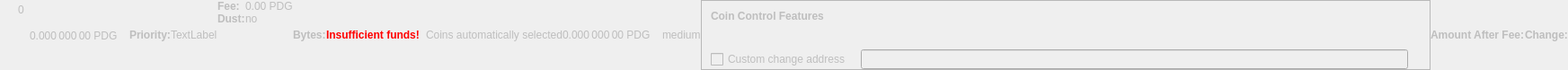
    <widget class="QWidget" name="dummyHideWidget" native="true">
     <property name="enabled">
      <bool>false</bool>
     </property>
     <property name="maximumSize">
      <size>
       <width>100</width>
       <height>22</height>
      </size>
     </property>
     <layout class="QHBoxLayout" name="dummyHideLayout">
      <property name="spacing">
       <number>0</number>
      </property>
      <property name="leftMargin">
       <number>0</number>
      </property>
      <property name="topMargin">
       <number>0</number>
      </property>
      <property name="rightMargin">
       <number>0</number>
      </property>
      <property name="bottomMargin">
       <number>0</number>
      </property>
      <item>
       <layout class="QFormLayout" name="formLayoutCoinControl1">
        <property name="horizontalSpacing">
         <number>10</number>
        </property>
        <property name="verticalSpacing">
         <number>14</number>
        </property>
        <property name="leftMargin">
         <number>10</number>
        </property>
        <property name="topMargin">
         <number>4</number>
        </property>
        <property name="rightMargin">
         <number>6</number>
        </property>
        <item row="0" column="1">
         <widget class="QLabel" name="labelCoinControlBytes">
          <property name="cursor">
           <cursorShape>IBeamCursor</cursorShape>
          </property>
          <property name="contextMenuPolicy">
           <enum>Qt::ActionsContextMenu</enum>
          </property>
          <property name="text">
           <string notr="true">0</string>
          </property>
          <property name="textInteractionFlags">
           <set>Qt::LinksAccessibleByMouse|Qt::TextSelectableByKeyboard|Qt::TextSelectableByMouse</set>
          </property>
         </widget>
        </item>
       </layout>
      </item>
      <item>
       <widget class="QLabel" name="labelCoinControlAfterFee">
        <property name="enabled">
         <bool>false</bool>
        </property>
        <property name="sizePolicy">
         <sizepolicy hsizetype="Fixed" vsizetype="Fixed">
          <horstretch>0</horstretch>
          <verstretch>0</verstretch>
         </sizepolicy>
        </property>
        <property name="minimumSize">
         <size>
          <width>111</width>
          <height>12</height>
         </size>
        </property>
        <property name="maximumSize">
         <size>
          <width>111</width>
          <height>12</height>
         </size>
        </property>
        <property name="cursor">
         <cursorShape>IBeamCursor</cursorShape>
        </property>
        <property name="contextMenuPolicy">
         <enum>Qt::ActionsContextMenu</enum>
        </property>
        <property name="text">
         <string notr="true">0.000 000 00 PDG</string>
        </property>
        <property name="textInteractionFlags">
         <set>Qt::LinksAccessibleByMouse|Qt::TextSelectableByKeyboard|Qt::TextSelectableByMouse</set>
        </property>
       </widget>
      </item>
      <item>
       <widget class="QLabel" name="labelCoinControlPriorityText">
        <property name="enabled">
         <bool>false</bool>
        </property>
        <property name="font">
         <font>
          <weight>75</weight>
          <bold>true</bold>
         </font>
        </property>
        <property name="text">
         <string>Priority:</string>
        </property>
       </widget>
      </item>
      <item>
       <layout class="QHBoxLayout" name="horizontalLayout">
        <item>
         <widget class="QLabel" name="WarningLabel">
          <property name="text">
           <string>TextLabel</string>
          </property>
         </widget>
        </item>
       </layout>
      </item>
      <item>
       <layout class="QFormLayout" name="formLayoutCoinControl3">
        <property name="horizontalSpacing">
         <number>0</number>
        </property>
        <property name="verticalSpacing">
         <number>0</number>
        </property>
        <property name="leftMargin">
         <number>0</number>
        </property>
        <property name="topMargin">
         <number>0</number>
        </property>
        <property name="rightMargin">
         <number>0</number>
        </property>
        <item row="0" column="0">
         <widget class="QLabel" name="labelCoinControlFeeText">
          <property name="enabled">
           <bool>false</bool>
          </property>
          <property name="font">
           <font>
            <weight>75</weight>
            <bold>true</bold>
           </font>
          </property>
          <property name="text">
           <string>Fee:</string>
          </property>
          <property name="margin">
           <number>0</number>
          </property>
         </widget>
        </item>
        <item row="0" column="1">
         <widget class="QLabel" name="labelCoinControlFee">
          <property name="enabled">
           <bool>false</bool>
          </property>
          <property name="cursor">
           <cursorShape>IBeamCursor</cursorShape>
          </property>
          <property name="contextMenuPolicy">
           <enum>Qt::ActionsContextMenu</enum>
          </property>
          <property name="text">
           <string notr="true">0.00 PDG</string>
          </property>
          <property name="textInteractionFlags">
           <set>Qt::LinksAccessibleByMouse|Qt::TextSelectableByKeyboard|Qt::TextSelectableByMouse</set>
          </property>
         </widget>
        </item>
        <item row="1" column="0">
         <widget class="QLabel" name="labelCoinControlLowOutputText">
          <property name="enabled">
           <bool>false</bool>
          </property>
          <property name="font">
           <font>
            <weight>75</weight>
            <bold>true</bold>
           </font>
          </property>
          <property name="text">
           <string>Dust:</string>
          </property>
         </widget>
        </item>
        <item row="1" column="1">
         <widget class="QLabel" name="labelCoinControlLowOutput">
          <property name="enabled">
           <bool>false</bool>
          </property>
          <property name="cursor">
           <cursorShape>IBeamCursor</cursorShape>
          </property>
          <property name="contextMenuPolicy">
           <enum>Qt::ActionsContextMenu</enum>
          </property>
          <property name="text">
           <string>no</string>
          </property>
          <property name="textInteractionFlags">
           <set>Qt::LinksAccessibleByMouse|Qt::TextSelectableByKeyboard|Qt::TextSelectableByMouse</set>
          </property>
         </widget>
        </item>
       </layout>
      </item>
      <item>
       <widget class="QLabel" name="labelCoinControlBytesText">
        <property name="enabled">
         <bool>false</bool>
        </property>
        <property name="font">
         <font>
          <weight>75</weight>
          <bold>true</bold>
         </font>
        </property>
        <property name="text">
         <string>Bytes:</string>
        </property>
       </widget>
      </item>
      <item>
       <layout class="QFormLayout" name="formLayoutCoinControl2">
        <property name="horizontalSpacing">
         <number>0</number>
        </property>
        <property name="verticalSpacing">
         <number>0</number>
        </property>
        <property name="leftMargin">
         <number>0</number>
        </property>
        <property name="topMargin">
         <number>0</number>
        </property>
        <property name="rightMargin">
         <number>0</number>
        </property>
       </layout>
      </item>
      <item>
       <layout class="QHBoxLayout" name="horizontalLayoutCoinControl2">
        <property name="spacing">
         <number>0</number>
        </property>
        <property name="bottomMargin">
         <number>0</number>
        </property>
       </layout>
      </item>
      <item>
       <widget class="QLabel" name="labelCoinControlInsuffFunds">
        <property name="enabled">
         <bool>false</bool>
        </property>
        <property name="minimumSize">
         <size>
          <width>0</width>
          <height>0</height>
         </size>
        </property>
        <property name="font">
         <font>
          <weight>75</weight>
          <bold>true</bold>
         </font>
        </property>
        <property name="styleSheet">
         <string notr="true">color:red;font-weight:bold;</string>
        </property>
        <property name="text">
         <string>Insufficient funds!</string>
        </property>
        <property name="margin">
         <number>5</number>
        </property>
       </widget>
      </item>
      <item>
       <layout class="QFormLayout" name="formLayoutCoinControl4">
        <property name="horizontalSpacing">
         <number>0</number>
        </property>
        <property name="verticalSpacing">
         <number>0</number>
        </property>
        <property name="leftMargin">
         <number>0</number>
        </property>
        <property name="topMargin">
         <number>0</number>
        </property>
        <property name="rightMargin">
         <number>0</number>
        </property>
       </layout>
      </item>
      <item>
       <widget class="QLabel" name="labelCoinControlChangeLabel">
        <property name="enabled">
         <bool>false</bool>
        </property>
        <property name="sizePolicy">
         <sizepolicy hsizetype="Preferred" vsizetype="Expanding">
          <horstretch>0</horstretch>
          <verstretch>0</verstretch>
         </sizepolicy>
        </property>
        <property name="minimumSize">
         <size>
          <width>0</width>
          <height>0</height>
         </size>
        </property>
        <property name="text">
         <string/>
        </property>
        <property name="margin">
         <number>3</number>
        </property>
       </widget>
      </item>
      <item>
       <widget class="QLabel" name="labelCoinControlAutomaticallySelected">
        <property name="enabled">
         <bool>false</bool>
        </property>
        <property name="sizePolicy">
         <sizepolicy hsizetype="Fixed" vsizetype="Fixed">
          <horstretch>0</horstretch>
          <verstretch>0</verstretch>
         </sizepolicy>
        </property>
        <property name="minimumSize">
         <size>
          <width>0</width>
          <height>0</height>
         </size>
        </property>
        <property name="maximumSize">
         <size>
          <width>240</width>
          <height>16777215</height>
         </size>
        </property>
        <property name="text">
         <string>Coins automatically selected</string>
        </property>
        <property name="margin">
         <number>5</number>
        </property>
       </widget>
      </item>
      <item>
       <widget class="QLabel" name="labelCoinControlChange">
        <property name="enabled">
         <bool>false</bool>
        </property>
        <property name="sizePolicy">
         <sizepolicy hsizetype="Fixed" vsizetype="Fixed">
          <horstretch>0</horstretch>
          <verstretch>0</verstretch>
         </sizepolicy>
        </property>
        <property name="minimumSize">
         <size>
          <width>111</width>
          <height>0</height>
         </size>
        </property>
        <property name="maximumSize">
         <size>
          <width>111</width>
          <height>16777215</height>
         </size>
        </property>
        <property name="cursor">
         <cursorShape>IBeamCursor</cursorShape>
        </property>
        <property name="contextMenuPolicy">
         <enum>Qt::ActionsContextMenu</enum>
        </property>
        <property name="text">
         <string notr="true">0.000 000 00 PDG</string>
        </property>
        <property name="textInteractionFlags">
         <set>Qt::LinksAccessibleByMouse|Qt::TextSelectableByKeyboard|Qt::TextSelectableByMouse</set>
        </property>
       </widget>
      </item>
      <item>
       <widget class="QLabel" name="labelCoinControlPriority">
        <property name="enabled">
         <bool>false</bool>
        </property>
        <property name="cursor">
         <cursorShape>IBeamCursor</cursorShape>
        </property>
        <property name="contextMenuPolicy">
         <enum>Qt::ActionsContextMenu</enum>
        </property>
        <property name="text">
         <string>medium</string>
        </property>
        <property name="textInteractionFlags">
         <set>Qt::LinksAccessibleByMouse|Qt::TextSelectableByKeyboard|Qt::TextSelectableByMouse</set>
        </property>
       </widget>
      </item>
      <item>
       <widget class="QFrame" name="frameCoinControl">
        <property name="sizePolicy">
         <sizepolicy hsizetype="Expanding" vsizetype="Expanding">
          <horstretch>0</horstretch>
          <verstretch>0</verstretch>
         </sizepolicy>
        </property>
        <property name="maximumSize">
         <size>
          <width>16777215</width>
          <height>16777215</height>
         </size>
        </property>
        <property name="frameShape">
         <enum>QFrame::StyledPanel</enum>
        </property>
        <property name="frameShadow">
         <enum>QFrame::Sunken</enum>
        </property>
        <layout class="QVBoxLayout" name="verticalLayoutCoinControl2_2">
         <property name="spacing">
          <number>0</number>
         </property>
         <property name="leftMargin">
          <number>0</number>
         </property>
         <property name="topMargin">
          <number>0</number>
         </property>
         <property name="rightMargin">
          <number>0</number>
         </property>
         <property name="bottomMargin">
          <number>0</number>
         </property>
         <item>
          <layout class="QVBoxLayout" name="verticalLayoutCoinControl" stretch="0,0,0,1">
           <property name="spacing">
            <number>0</number>
           </property>
           <property name="leftMargin">
            <number>10</number>
           </property>
           <property name="topMargin">
            <number>10</number>
           </property>
           <item>
            <layout class="QHBoxLayout" name="horizontalLayoutCoinControl1">
             <property name="bottomMargin">
              <number>15</number>
             </property>
             <item>
              <widget class="QLabel" name="labelCoinControlFeatures">
               <property name="enabled">
                <bool>false</bool>
               </property>
               <property name="sizePolicy">
                <sizepolicy hsizetype="Preferred" vsizetype="Maximum">
                 <horstretch>0</horstretch>
                 <verstretch>0</verstretch>
                </sizepolicy>
               </property>
               <property name="font">
                <font>
                 <weight>75</weight>
                 <bold>true</bold>
                </font>
               </property>
               <property name="styleSheet">
                <string notr="true">font-weight:bold;</string>
               </property>
               <property name="text">
                <string>Coin Control Features</string>
               </property>
              </widget>
             </item>
            </layout>
           </item>
           <item>
            <widget class="QWidget" name="widgetCoinControl" native="true">
             <property name="sizePolicy">
              <sizepolicy hsizetype="Preferred" vsizetype="Preferred">
               <horstretch>0</horstretch>
               <verstretch>0</verstretch>
              </sizepolicy>
             </property>
             <property name="minimumSize">
              <size>
               <width>0</width>
               <height>0</height>
              </size>
             </property>
             <property name="styleSheet">
              <string notr="true"/>
             </property>
             <layout class="QHBoxLayout" name="horizontalLayoutCoinControl5_2">
              <property name="leftMargin">
               <number>0</number>
              </property>
              <property name="topMargin">
               <number>0</number>
              </property>
              <property name="rightMargin">
               <number>0</number>
              </property>
              <property name="bottomMargin">
               <number>0</number>
              </property>
              <item>
               <layout class="QHBoxLayout" name="horizontalLayoutCoinControl3">
                <property name="spacing">
                 <number>20</number>
                </property>
                <property name="topMargin">
                 <number>0</number>
                </property>
                <property name="bottomMargin">
                 <number>10</number>
                </property>
               </layout>
              </item>
             </layout>
            </widget>
           </item>
           <item>
            <layout class="QHBoxLayout" name="horizontalLayoutCoinControl4" stretch="0,0,0">
             <property name="spacing">
              <number>12</number>
             </property>
             <property name="sizeConstraint">
              <enum>QLayout::SetDefaultConstraint</enum>
             </property>
             <property name="topMargin">
              <number>5</number>
             </property>
             <property name="rightMargin">
              <number>5</number>
             </property>
             <item>
              <widget class="QCheckBox" name="checkBoxCoinControlChange">
               <property name="enabled">
                <bool>false</bool>
               </property>
               <property name="toolTip">
                <string>If this is activated, but the change address is empty or invalid, change will be sent to a newly generated address.</string>
               </property>
               <property name="text">
                <string>Custom change address</string>
               </property>
              </widget>
             </item>
             <item>
              <widget class="QValidatedLineEdit" name="lineEditCoinControlChange">
               <property name="enabled">
                <bool>false</bool>
               </property>
               <property name="sizePolicy">
                <sizepolicy hsizetype="Expanding" vsizetype="Fixed">
                 <horstretch>0</horstretch>
                 <verstretch>0</verstretch>
                </sizepolicy>
               </property>
              </widget>
             </item>
             <item>
              <widget class="QLabel" name="labelCoinControlChangeLabel_2">
               <property name="sizePolicy">
                <sizepolicy hsizetype="Preferred" vsizetype="Expanding">
                 <horstretch>0</horstretch>
                 <verstretch>0</verstretch>
                </sizepolicy>
               </property>
               <property name="minimumSize">
                <size>
                 <width>0</width>
                 <height>0</height>
                </size>
               </property>
               <property name="text">
                <string/>
               </property>
               <property name="margin">
                <number>3</number>
               </property>
              </widget>
             </item>
            </layout>
           </item>
           <item>
            <spacer name="verticalSpacerCoinControl">
             <property name="orientation">
              <enum>Qt::Vertical</enum>
             </property>
             <property name="sizeHint" stdset="0">
              <size>
               <width>800</width>
               <height>1</height>
              </size>
             </property>
            </spacer>
           </item>
          </layout>
         </item>
        </layout>
       </widget>
      </item>
      <item>
       <widget class="QLabel" name="labelCoinControlAfterFeeText">
        <property name="enabled">
         <bool>false</bool>
        </property>
        <property name="minimumSize">
         <size>
          <width>0</width>
          <height>0</height>
         </size>
        </property>
        <property name="maximumSize">
         <size>
          <width>16777215</width>
          <height>16777215</height>
         </size>
        </property>
        <property name="font">
         <font>
          <weight>75</weight>
          <bold>true</bold>
         </font>
        </property>
        <property name="text">
         <string>Amount After Fee:</string>
        </property>
        <property name="alignment">
         <set>Qt::AlignLeading|Qt::AlignLeft|Qt::AlignVCenter</set>
        </property>
        <property name="margin">
         <number>0</number>
        </property>
       </widget>
      </item>
      <item>
       <widget class="QLabel" name="labelCoinControlChangeText">
        <property name="enabled">
         <bool>false</bool>
        </property>
        <property name="sizePolicy">
         <sizepolicy hsizetype="Preferred" vsizetype="Preferred">
          <horstretch>0</horstretch>
          <verstretch>0</verstretch>
         </sizepolicy>
        </property>
        <property name="minimumSize">
         <size>
          <width>0</width>
          <height>0</height>
         </size>
        </property>
        <property name="maximumSize">
         <size>
          <width>16777215</width>
          <height>16777215</height>
         </size>
        </property>
        <property name="font">
         <font>
          <weight>75</weight>
          <bold>true</bold>
         </font>
        </property>
        <property name="text">
         <string>Change:</string>
        </property>
        <property name="alignment">
         <set>Qt::AlignLeading|Qt::AlignLeft|Qt::AlignVCenter</set>
        </property>
       </widget>
      </item>
     </layout>
    </widget>
